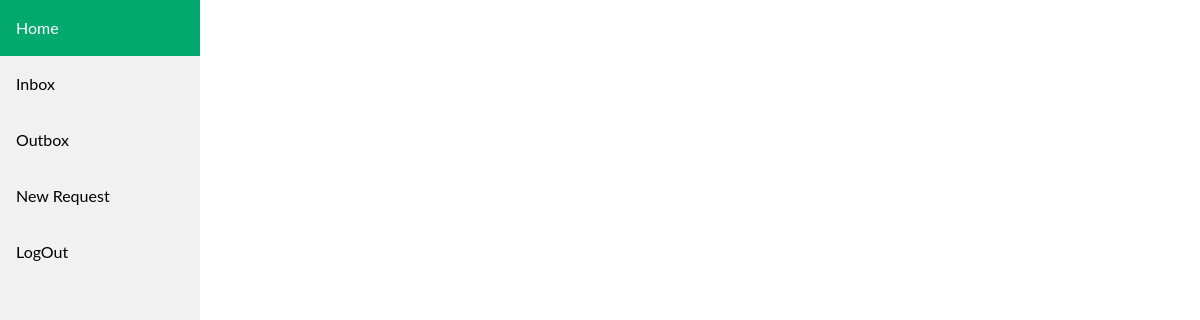
Page /inbox/ (signed in) on the earlier database version.
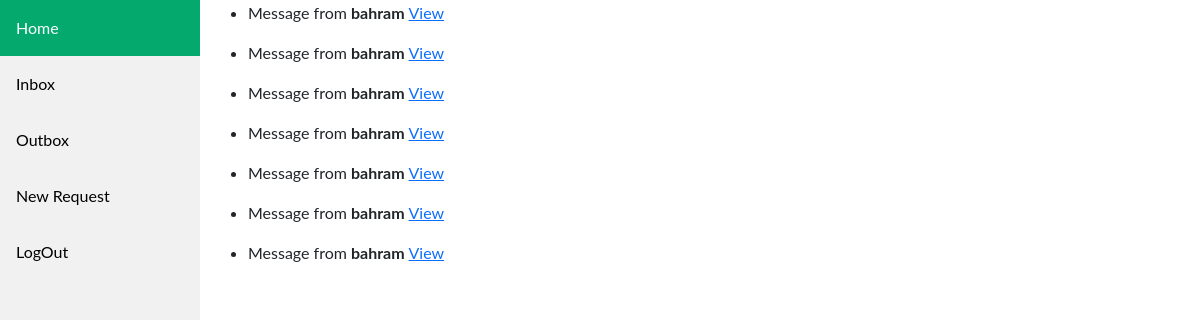
Same page on the later database version.
### core/models.py (models this page shows, shortened)
class Message(models.Model):
    start = models.DateTimeField()
    end = models.DateTimeField()
    created = models.DateTimeField(auto_now_add=True)
    updated = models.DateTimeField(auto_now=True)
    sender = models.CharField(max_length=100)
    receiver = models.CharField(max_length=100)
    description = models.TextField()
    is_reply = models.BooleanField(default=False)
    is_done = models.BooleanField(default=False)
    CHOICE = [
        ('Agree', 'agree'),
        ('DisAgree', 'disagree')
    ]
    manager_choice = models.CharField(max_length=8, choices=CHOICE)
    class Meta:
        ordering = ('-created',)

### core/views.py (the view)
# urls.py: path('inbox/', inbox, name='inbox'),
@cache_control(no_cache=True, must_revalidate=True, no_store=True)
@login_required()
def inbox(request):
    user = request.user
    reply = Reply.objects.filter(
        message__sender=user,
        is_done=False
    )
    new_msg = Message.objects.filter(
        receiver=user,
        is_reply=False
    )
    return render(request, 'core/inbox.html', {'reply': reply,
                                               'new_msg': new_msg})

### templates/core/inbox.html (shortened to what this page needs)
{% extends 'core/base.html' %}
{% block content %}
    {% if new_msg %}
        {% for msg in new_msg %}
            <ul>
                <li>
                    <p>
                        Message from
                        <b>
                            {{ msg.sender }}
                        </b>
                        <a href="{% url 'core:message_detail' msg.id %}">  View</a>
                    </p>
                </li>
            </ul>
        {% endfor %}
    {% endif %}
{% endblock %}

Differences in the rows shown:
added Message: sender "bahram"
added Message: sender "bahram"
added Message: sender "bahram"
added Message: sender "bahram"
added Message: sender "bahram"
added Message: sender "bahram"
added Message: sender "bahram"
